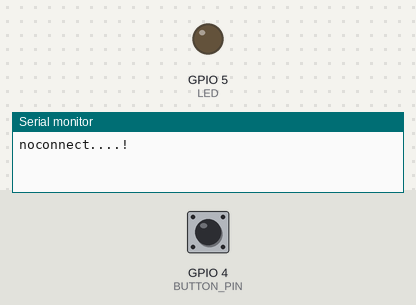
Simulated run of this sketch. Board: ESP8266 (NodeMCU). Parts: output pins drawn as LEDs (lit = HIGH), the last lines printed to the serial monitor. The inputs (shaded band) are chosen by the test bench; at power-on: GPIO 4 (BUTTON_PIN) HIGH. WiFi joins after 1.5 s; servers stay silent unless stated; no MQTT or app messages arrive unless stated.

Above: at 0.1 s.
At 2.7 s:
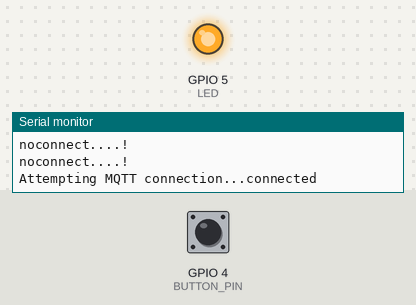
2.8 s: GPIO 4 (BUTTON_PIN) pulled LOW for 0.15 s
7.4 s: GPIO 4 (BUTTON_PIN) pulled LOW for 1 s
Timing chart, 0 to 10.4 s (numbered marks = the images above; inputs shaded):
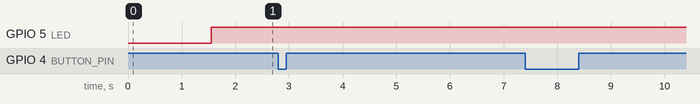

The sketch:

MQTT_Healthcare_SmartConfig_Button.ino
```cpp
//mosquitto_sub -h "iot-solar.nichietsuvn.com" -p 1884 -u "guest" -P "123456a@" -t "genio"
//mosquitto_sub -h "healthcare-broker.nichietsuvn.com" -p 1886 -u "babycare" -P "123qaz" -t "topic_heart_rate"

#include <ESP8266WiFi.h>
#include <PubSubClient.h>

char data[100];
char buff [150];
volatile byte indx;
int LED =5; //LED active HIGHT
//int LED =14; //LED active HIGHT
//const int BUTTON_PIN =12 ; // the number of the pushbutton pin
const int BUTTON_PIN = 4; // the number of the pushbutton pin
//const int LONG_PRESS_TIME  = 3000; // 1000 milliseconds
bool interruptFlag=false;
// Variables will change:
unsigned long pressedTime  = 0;
unsigned long releasedTime = 0;

#define wifi_ssid "nichietsu"
#define wifi_password "Aa@123456"

#define GENIO
#ifdef GENIO
  #define mqtt_server "iot-solar.nichietsuvn.com"
  #define mqtt_port 1884
  #define mqtt_user "guest"
  #define mqtt_password "123456a@"
  #define pub_topic "genio"
  #define mqtt_client "ID15"
#else
  #define mqtt_server "healthcare-broker.nichietsuvn.com"
  #define mqtt_port 1886
  #define mqtt_user "babycare"
  #define mqtt_password "123qaz"
  #define pub_topic "topic_heart_rate"
  #define mqtt_client "ID00020"
#endif

// Kobell
//#define mqtt_server "iot-solar.nichietsuvn.com"
//#define mqtt_port 1884

//#define mqtt_server "10.0.0.37"
//#define mqtt_port 1883
//#define mqtt_user "guest"
//#define mqtt_password "123456a@"
//#define pub_topic "topic_genio"
//#define mqtt_client "ID00008"

WiFiClient espClient;
PubSubClient client;

ICACHE_RAM_ATTR void INTERRUPT_HANDLE() {
  Serial.println("INTERRUPT DETECTED!!!");
  interruptFlag= true;
}
void setup() {
  Serial.begin(115200);
  pinMode(LED,OUTPUT);
  digitalWrite(LED,LOW);//Tắt LED
  pinMode(BUTTON_PIN, INPUT_PULLUP);
  attachInterrupt(digitalPinToInterrupt(BUTTON_PIN), INTERRUPT_HANDLE, FALLING);
  setup_wifi();
  client.setClient(espClient);
  client.setServer(mqtt_server, mqtt_port);
}

void printWifiStatus(){
  Serial.println("\nWiFi Connected.");
  Serial.printf("SSID: %s\n", WiFi.SSID().c_str());
  //Serial.printf("Password: %s\n", WiFi.psk().c_str());
  Serial.print("IP Address: ");
  Serial.println(WiFi.localIP());
}
void smartConfig()
{
  WiFi.mode(WIFI_STA);
  WiFi.beginSmartConfig();    //Set up SmartConfig
  Serial.println("Start SmartConfig.");
  Serial.println("Waiting for SmartConfig. Launch Mobile App to progress SmartConfig.");
  while (!WiFi.smartConfigDone()) {
    digitalWrite(LED,1);
    delay(100);
    digitalWrite(LED,0);
    delay(400);
    Serial.print(".");
    //status_NoConnect();
  }
  Serial.println("");
  Serial.println("SmartConfig done.");

  /* Wait for WiFi to connect to AP*/
  Serial.print("WiFi Connecting.");
  while (WiFi.status() != WL_CONNECTED) {
    delay(500);
    Serial.print(".");

  }

  printWifiStatus();

  //WiFi.setAutoConnect(true);

}
void setup_wifi() {
  /*
  delay(10);
  // We start by connecting to a WiFi network
  Serial.println();
  Serial.print("Connecting to ");
  Serial.println(wifi_ssid);

  WiFi.begin(wifi_ssid, wifi_password);

  while (WiFi.status() != WL_CONNECTED) {
    delay(500);
    Serial.print(".");
  }

  Serial.println("");
  Serial.println("WiFi connected");
  digitalWrite(2,LOW);
  Serial.println("IP address: ");
  Serial.println(WiFi.localIP());
  */
  WiFi.begin();
  //int wifi_count_connect =30;
  while (WiFi.status() != WL_CONNECTED&& interruptFlag == false ) { //chờ đến khi wifi kết nối
    // status_NoConnect();
     Serial.println("noconnect....!");
     delay(500);

  }
}

void reconnect() {

  while (!client.connected()&& interruptFlag == false) {
    Serial.print("Attempting MQTT connection...");
    // Attempt to connect
    // If you do not want to use a username and password, change next line to
    // if (client.connect(mqtt_client)) {
    if (client.connect(mqtt_client, mqtt_user, mqtt_password)) {
      Serial.println("connected");
    } else {
      Serial.print("failed, rc=");
      Serial.print(client.state());
      Serial.println(" try again in 5 seconds");
      // Wait 5 seconds before retrying
      delay(5000);

    }
   // count_connect--;
  }
}


void clear_mem()
{
  for (char i =0; i <150; i++)
  {
    buff[i] = '\0';
  }
}

void loop() {
    if(interruptFlag== true){
    delay(5000);
    if(digitalRead(BUTTON_PIN)==LOW ){
        interruptFlag = false;
        WiFi.disconnect(true);
        ESP.eraseConfig();
        delay(500);
        smartConfig();

     }
    else interruptFlag= false;

  }
 if(WiFi.isConnected())
 {digitalWrite(LED,1);}
 else{digitalWrite(LED,0);}


  if (!client.connected()) {
    digitalWrite(LED,0);//OFF LED
    reconnect();
  }
  client.loop();

  if (Serial.available() > 0) {
    byte c = Serial.read();

    if (indx < sizeof buff) {
      buff [indx++] = c; // save data in the next index in the array buff
      if (c == 10) { //check for the end of the word
        Serial.println(buff);

        client.publish(pub_topic, buff, false);
        indx= 0; //reset button to zero
        clear_mem();
      }
    }
  }

}
```
